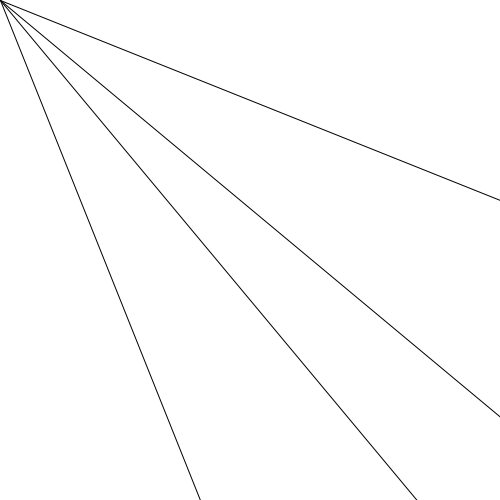
Frame 1 (no input)
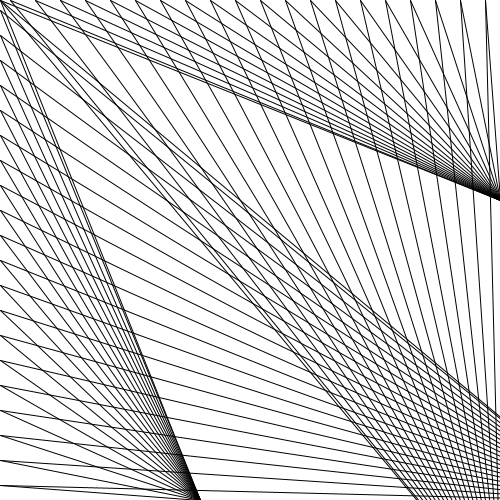
Frame 60 (the mouse pressed at the canvas centre just before this capture)
Frame 120 (the mouse held since frame 60 and released just before this capture): identical to frame 60, image omitted

The Processing sketch that drew these frames (run headless with seeded random() and noise(); from frame 60 on, the mouse is pressed at the canvas centre):

// Processing sketch: processing_31641
// ── processing_31641.pde



int a = 0;
int b = 5;
int c = 500;

void setup (){
 size (500, 500);

 background (255);

}  
  
void draw (){  
  //line(a, 0 , c, 100);
  line(a, 0 , c, 200);
  //line(a, 0 , c, 300);
  //line(a, 0 , c, 400);
  //line(a, 0 , c, 500);
  line(a, 0 , c, 600);
  
  //line(100, c, 0, a);
  line(200, c, 0, a);
  //line(300, c, 0, a);
  //line(400, c, 0, a);
  //line(500, c, 0, a);
  line(600, c, 0, a);
  
  a = b + 5;
  b = a + 20;
  a = a + 0;
  

}
